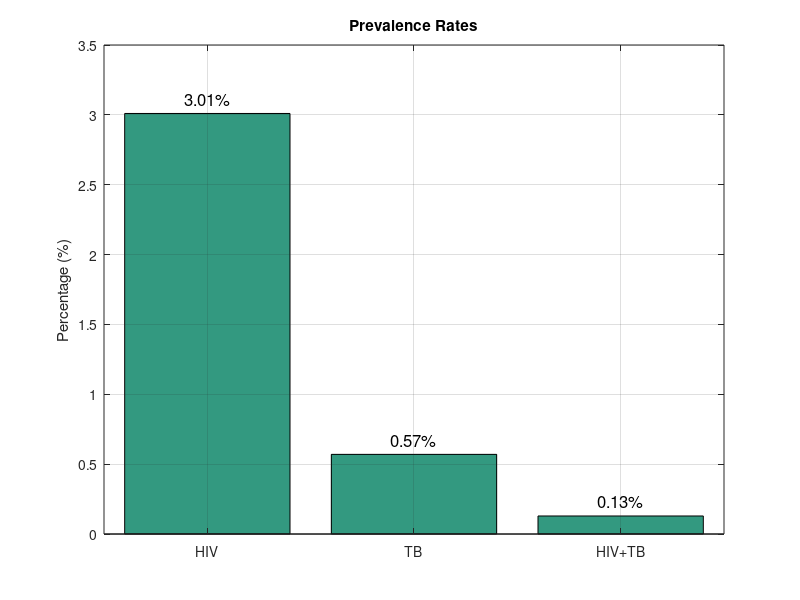

Reproduce this figure in MATLAB.
% Data
values = [3.01, 0.57, 0.129];   % Percentages
labels = {'HIV', 'TB', 'HIV+TB'};

% Create bar chart
figure;
bar(values, 'FaceColor', [0.2 0.6 0.5]); % Optional color
set(gca, 'XTickLabel', labels, 'XTick', 1:numel(labels));
ylabel('Percentage (%)');
title('Prevalence Rates');

% Add percentage labels on top of bars
for i = 1:length(values)
    text(i, values(i) + 0.05, sprintf('%.2f%%', values(i)), ...
        'HorizontalAlignment', 'center', 'VerticalAlignment', 'bottom', ...
        'FontSize', 12);
end

grid on;